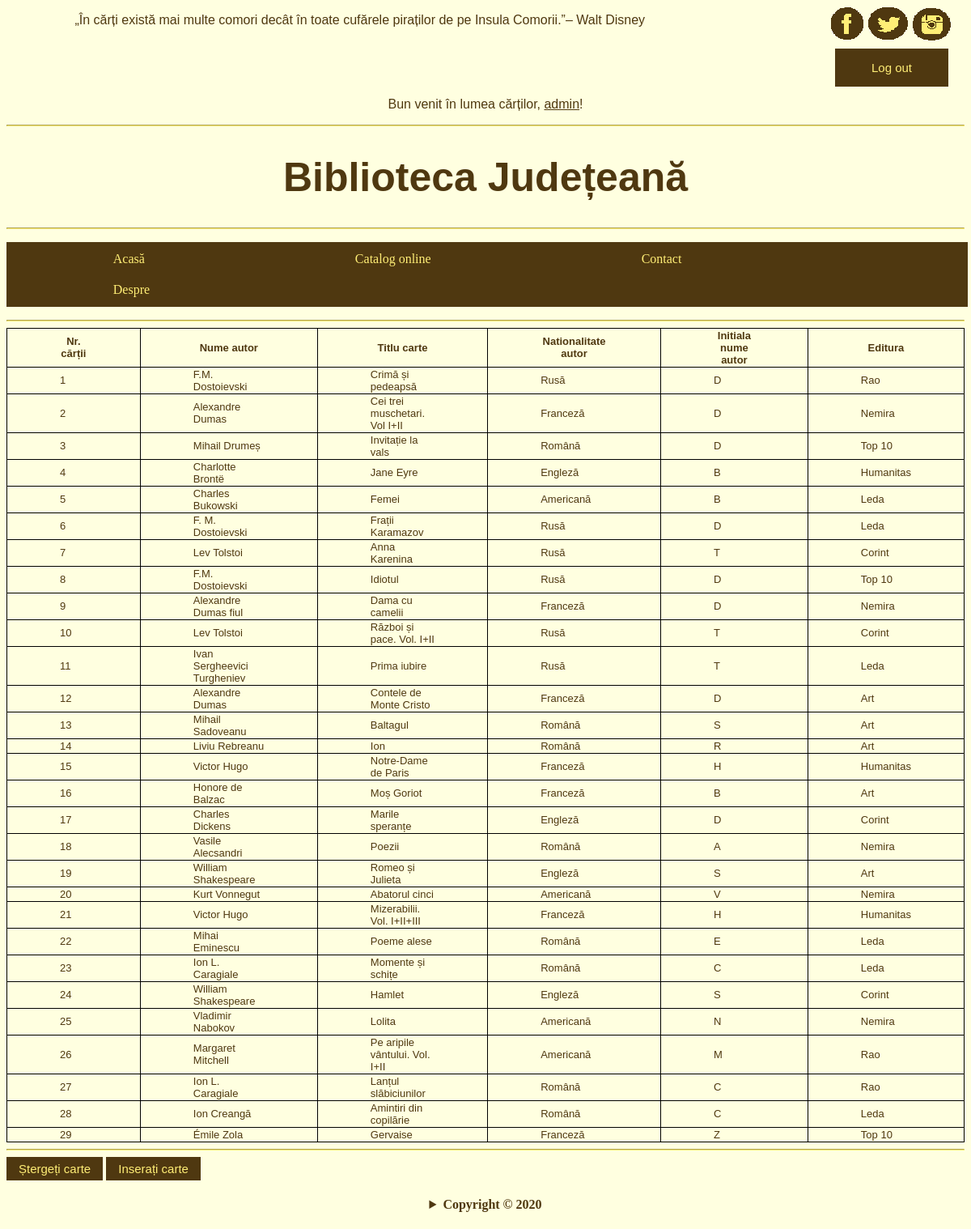
The app's page /afisareAdmin.php with its own data.
### tables this page shows
CREATE TABLE IF NOT EXISTS `carti` (
  `ID` int(5) NOT NULL AUTO_INCREMENT,
  `Nume_aut` varchar(50) NOT NULL,
  `Nume_cart` varchar(50) NOT NULL,
  `Nationalitate_aut` int(5) NOT NULL,
  `Initiala_aut` int(2) NOT NULL,
  `Editura` int(5) NOT NULL,
  PRIMARY KEY (`ID`)
);

CREATE TABLE IF NOT EXISTS `nationalitate` (
  `ID` int(5) NOT NULL AUTO_INCREMENT,
  `Nat_aut` varchar(20) NOT NULL,
  PRIMARY KEY (`ID`)
);

CREATE TABLE IF NOT EXISTS `initiala` (
  `ID` int(5) NOT NULL AUTO_INCREMENT,
  `Litera` varchar(1) NOT NULL,
  PRIMARY KEY (`ID`)
);

CREATE TABLE IF NOT EXISTS `editura` (
  `ID` int(5) NOT NULL AUTO_INCREMENT,
  `Nume_ed` varchar(20) NOT NULL,
  PRIMARY KEY (`ID`)
);

### afisareAdmin.php (the view, shortened to what this page needs)
<!DOCTYPE html>
<html lang="ro">
<head>
</head>
<body>
<p class="quote"> &emsp;&emsp;&emsp;&emsp;&emsp; <q>În cărți există mai multe comori decât în toate cufărele piraților de pe Insula Comorii.</q>– Walt Disney</p>
<a href="https://www.facebook.com">
  <img  class="icons" style="margin: -41px 125px" src="Facebook.png" alt="To Facebook">
</a>
<a href="https://www.twitter.com">
   <img class="icons" style="margin: -41px 70px" src="Twitter.png" alt="To Twitter">
</a>
<a href="https://www.instagram.com/">
  <img class="icons" style="margin: -40px 17px" src="Instagram.png" alt="To Instagram">
</a>
<button onclick="window.location.href = 'index.html';" class="button1">Log out</button>
<br><br><br>
<p class="quote" style="text-align: center"> Bun venit în lumea cărților, <u>admin</u>!</p>
<hr>
<h1 style="text-align:center; font-family: Impact, Charcoal, sans-serif; font-size: 50px; color:#4F3810"> Biblioteca Județeană</h1>
<hr>
<ul style="width:100%">
  <li><a href="indexAdmin.html">Acasă</a></li>
  <li><a href="afisareAdmin.php">Catalog online</a></li>
  <li><a href="contactAdmin.html">Contact</a></li>
  <li><a href="despreAdmin.html">Despre</a></li>
</ul>
<?php
	include "connect.php";
	$sql="SELECT * FROM carti";
	$rez=mysqli_query ($con,$sql);
?>
<table >
		<tr>
			<th>Nr. cărții</th>
			<th>Nume autor</th>
			<th>Titlu carte</th>
			<th>Nationalitate autor</th>
			<th>Initiala nume autor</th>
			<th>Editura</th>
		</tr>
		<hr>
			<?php
				$i=1;
				while($row=mysqli_fetch_assoc($rez))
				{
				$nation=$row['Nationalitate_aut'];
				$lit=$row['Initiala_aut'];
				$edit=$row['Editura'];
				$nat="SELECT Nat_aut FROM nationalitate WHERE ID='$nation'";
				$querNat=mysqli_query($con,$nat);
				$rowNat=mysqli_fetch_assoc($querNat);
				$init="SELECT Litera FROM initiala WHERE ID='$lit'";
				$querInit=mysqli_query($con,$init);
				$rowInit=mysqli_fetch_assoc($querInit);
				$ed="SELECT Nume_ed FROM editura WHERE ID='$edit'";
				$querEdit=mysqli_query($con,$ed);
				$rowEd=mysqli_fetch_assoc($querEdit);
					echo"<tr";
						echo"><td>".$i."</td>
						<td>".$row['Nume_aut']."</td>
						<td>".$row['Nume_cart']."</td>
						<td>".$rowNat['Nat_aut']."</td>
						<td>".$rowInit['Litera']."</td>
						<td>".$rowEd['Nume_ed']."</td>
						</tr>";
					$i++;
				}
			?>
</table>
<hr>
<button onclick="window.location.href = 'stergeCarteForm.php';" class="button2">Ștergeți carte</button>
<button onclick="window.location.href = 'inserareCarteForm.html';" class="button2">Inserați carte</button>
<br>
<h4 align="center" style="color:#4F3810">
	<details>
		<summary>Copyright © 2020</summary>
	</details>
</h4>
</body>
</html>

### afisareAdmin.php (style rules this page uses)
body { background-color: #FFFFE0; }
p.quote { font-family: Impact, Charcoal, sans-serif; right:45%; color: #4F3810; }
.button1 { background-color: #4F3810; border: none; color: #FFEE76; padding: 15px 45px; text-align: center; font-size: 15px; cursor: pointer; position: relative; float: right; top: 10px; margin: 0px 20px; }
.button2 { background-color: #4F3810; border: none; color: #FFEE76; padding: 6px 15px; text-align: center; font-size: 15px; cursor: pointer; }
ul { list-style-type: none; padding: 0.15%; overflow: hidden; background-color: #4F3810; }
li { float: left; }
li a { display: block; color: #FFEE76; text-align: center; padding: 10px 130px; text-decoration: none; }
.icons { float: right; }
hr { border-color:#FFEE76; }
td, th { padding-left: 65px; padding-right: 65px; font-family: Impact, Charcoal, sans-serif; font-size: 13px ; }
table { border-collapse: collapse; color: #4F3810; padding-left: 30px; }
table, td, th { border: 1px solid black; }

### records on screen
carti: Nume_aut "F.M. Dostoievski", Nume_cart "Crimă și pedeapsă", nationalitate.Nat_aut "Rusă", initiala.Litera "D", editura.Nume_ed "Rao"
carti: Nume_aut "Alexandre Dumas", Nume_cart "Cei trei muschetari. Vol I+II", nationalitate.Nat_aut "Franceză", initiala.Litera "D", editura.Nume_ed "Nemira"
carti: Nume_aut "Mihail Drumeș", Nume_cart "Invitație la vals", nationalitate.Nat_aut "Română", initiala.Litera "D", editura.Nume_ed "Top 10"
carti: Nume_aut "Charlotte Brontë", Nume_cart "Jane Eyre", nationalitate.Nat_aut "Engleză", initiala.Litera "B", editura.Nume_ed "Humanitas"
carti: Nume_aut "Charles Bukowski", Nume_cart "Femei", nationalitate.Nat_aut "Americană", initiala.Litera "B", editura.Nume_ed "Leda"
carti: Nume_aut "F. M. Dostoievski", Nume_cart "Frații Karamazov", nationalitate.Nat_aut "Rusă", initiala.Litera "D", editura.Nume_ed "Leda"
carti: Nume_aut "Lev Tolstoi", Nume_cart "Anna Karenina", nationalitate.Nat_aut "Rusă", initiala.Litera "T", editura.Nume_ed "Corint"
carti: Nume_aut "F.M. Dostoievski", Nume_cart "Idiotul", nationalitate.Nat_aut "Rusă", initiala.Litera "D", editura.Nume_ed "Top 10"
carti: Nume_aut "Alexandre Dumas fiul", Nume_cart "Dama cu camelii", nationalitate.Nat_aut "Franceză", initiala.Litera "D", editura.Nume_ed "Nemira"
carti: Nume_aut "Lev Tolstoi", Nume_cart "Război și pace. Vol. I+II", nationalitate.Nat_aut "Rusă", initiala.Litera "T", editura.Nume_ed "Corint"
carti: Nume_aut "Ivan Sergheevici Turgheniev", Nume_cart "Prima iubire", nationalitate.Nat_aut "Rusă", initiala.Litera "T", editura.Nume_ed "Leda"
carti: Nume_aut "Alexandre Dumas", Nume_cart "Contele de Monte Cristo", nationalitate.Nat_aut "Franceză", initiala.Litera "D", editura.Nume_ed "Art"
carti: Nume_aut "Mihail Sadoveanu", Nume_cart "Baltagul", nationalitate.Nat_aut "Română", initiala.Litera "S", editura.Nume_ed "Art"
carti: Nume_aut "Liviu Rebreanu", Nume_cart "Ion", nationalitate.Nat_aut "Română", initiala.Litera "R", editura.Nume_ed "Art"
carti: Nume_aut "Victor Hugo", Nume_cart "Notre-Dame de Paris", nationalitate.Nat_aut "Franceză", initiala.Litera "H", editura.Nume_ed "Humanitas"
carti: Nume_aut "Honore de Balzac", Nume_cart "Moș Goriot", nationalitate.Nat_aut "Franceză", initiala.Litera "B", editura.Nume_ed "Art"
carti: Nume_aut "Charles Dickens", Nume_cart "Marile speranțe", nationalitate.Nat_aut "Engleză", initiala.Litera "D", editura.Nume_ed "Corint"
carti: Nume_aut "Vasile Alecsandri", Nume_cart "Poezii", nationalitate.Nat_aut "Română", initiala.Litera "A", editura.Nume_ed "Nemira"
carti: Nume_aut "William Shakespeare", Nume_cart "Romeo și Julieta", nationalitate.Nat_aut "Engleză", initiala.Litera "S", editura.Nume_ed "Art"
carti: Nume_aut "Kurt Vonnegut", Nume_cart "Abatorul cinci", nationalitate.Nat_aut "Americană", initiala.Litera "V", editura.Nume_ed "Nemira"
carti: Nume_aut "Victor Hugo", Nume_cart "Mizerabilii. Vol. I+II+III", nationalitate.Nat_aut "Franceză", initiala.Litera "H", editura.Nume_ed "Humanitas"
carti: Nume_aut "Mihai Eminescu", Nume_cart "Poeme alese", nationalitate.Nat_aut "Română", initiala.Litera "E", editura.Nume_ed "Leda"
carti: Nume_aut "Ion L. Caragiale", Nume_cart "Momente și schițe", nationalitate.Nat_aut "Română", initiala.Litera "C", editura.Nume_ed "Leda"
carti: Nume_aut "William Shakespeare", Nume_cart "Hamlet", nationalitate.Nat_aut "Engleză", initiala.Litera "S", editura.Nume_ed "Corint"
carti: Nume_aut "Vladimir Nabokov", Nume_cart "Lolita", nationalitate.Nat_aut "Americană", initiala.Litera "N", editura.Nume_ed "Nemira"
carti: Nume_aut "Margaret Mitchell", Nume_cart "Pe aripile vântului. Vol. I+II", nationalitate.Nat_aut "Americană", initiala.Litera "M", editura.Nume_ed "Rao"
carti: Nume_aut "Ion L. Caragiale", Nume_cart "Lanțul slăbiciunilor", nationalitate.Nat_aut "Română", initiala.Litera "C", editura.Nume_ed "Rao"
carti: Nume_aut "Ion Creangă", Nume_cart "Amintiri din copilărie", nationalitate.Nat_aut "Română", initiala.Litera "C", editura.Nume_ed "Leda"
carti: Nume_aut "Émile Zola", Nume_cart "Gervaise", nationalitate.Nat_aut "Franceză", initiala.Litera "Z", editura.Nume_ed "Top 10"
